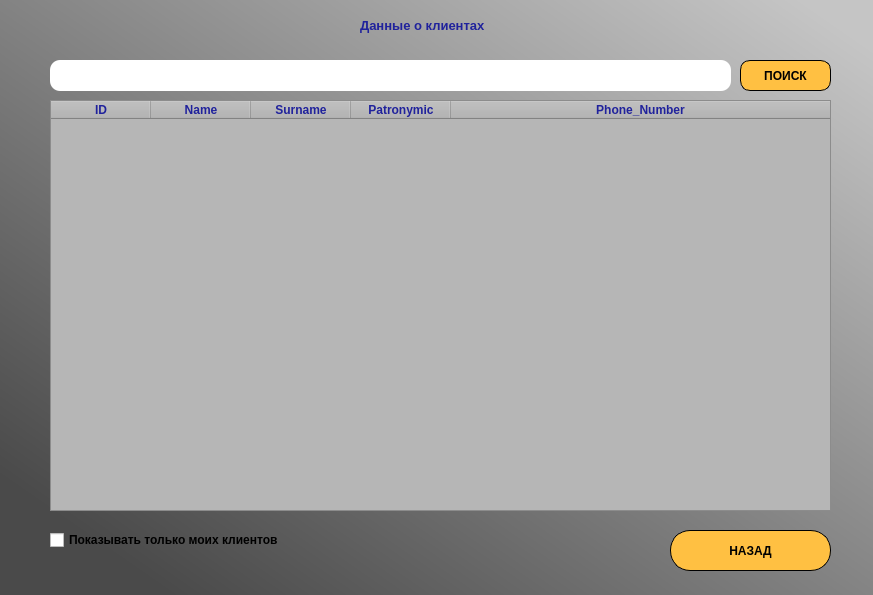
<?xml version="1.0" encoding="UTF-8"?>
<ui version="4.0">
 <class>NotaryClientViewWindow</class>
 <widget class="QMainWindow" name="NotaryClientViewWindow">
  <property name="geometry">
   <rect>
    <x>0</x>
    <y>0</y>
    <width>873</width>
    <height>595</height>
   </rect>
  </property>
  <property name="windowTitle">
   <string>MainWindow</string>
  </property>
  <widget class="QWidget" name="centralwidget">
   <widget class="QLabel" name="label">
    <property name="geometry">
     <rect>
      <x>-6</x>
      <y>-5</y>
      <width>881</width>
      <height>601</height>
     </rect>
    </property>
    <property name="styleSheet">
     <string notr="true">background-color: qlineargradient(spread:reflect, x1:0.0201244, y1:0.96, x2:1, y2:0, stop:0.0746269 rgba(74, 74, 74, 255), stop:0.950249 rgba(197, 197, 197, 255));</string>
    </property>
    <property name="text">
     <string/>
    </property>
   </widget>
   <widget class="QTableWidget" name="clientsTable">
    <property name="geometry">
     <rect>
      <x>50</x>
      <y>100</y>
      <width>781</width>
      <height>411</height>
     </rect>
    </property>
    <property name="font">
     <font>
      <weight>75</weight>
      <bold>true</bold>
     </font>
    </property>
    <property name="styleSheet">
     <string notr="true">background-color: rgb(182, 182, 182);</string>
    </property>
    <property name="editTriggers">
     <set>QAbstractItemView::NoEditTriggers</set>
    </property>
    <property name="tabKeyNavigation">
     <bool>false</bool>
    </property>
    <property name="showDropIndicator" stdset="0">
     <bool>false</bool>
    </property>
    <property name="dragDropOverwriteMode">
     <bool>false</bool>
    </property>
    <property name="alternatingRowColors">
     <bool>false</bool>
    </property>
    <property name="selectionMode">
     <enum>QAbstractItemView::ExtendedSelection</enum>
    </property>
    <property name="showGrid">
     <bool>true</bool>
    </property>
    <property name="gridStyle">
     <enum>Qt::SolidLine</enum>
    </property>
    <property name="sortingEnabled">
     <bool>false</bool>
    </property>
    <property name="wordWrap">
     <bool>false</bool>
    </property>
    <property name="cornerButtonEnabled">
     <bool>false</bool>
    </property>
    <attribute name="horizontalHeaderVisible">
     <bool>true</bool>
    </attribute>
    <attribute name="horizontalHeaderShowSortIndicator" stdset="0">
     <bool>false</bool>
    </attribute>
    <attribute name="horizontalHeaderStretchLastSection">
     <bool>true</bool>
    </attribute>
    <attribute name="verticalHeaderCascadingSectionResizes">
     <bool>false</bool>
    </attribute>
    <attribute name="verticalHeaderStretchLastSection">
     <bool>false</bool>
    </attribute>
    <column>
     <property name="text">
      <string>ID</string>
     </property>
     <property name="font">
      <font>
       <weight>75</weight>
       <bold>true</bold>
      </font>
     </property>
     <property name="foreground">
      <brush brushstyle="SolidPattern">
       <color alpha="255">
        <red>32</red>
        <green>34</green>
        <blue>156</blue>
       </color>
      </brush>
     </property>
    </column>
    <column>
     <property name="text">
      <string>Name</string>
     </property>
     <property name="font">
      <font>
       <weight>75</weight>
       <bold>true</bold>
      </font>
     </property>
     <property name="foreground">
      <brush brushstyle="SolidPattern">
       <color alpha="255">
        <red>32</red>
        <green>34</green>
        <blue>156</blue>
       </color>
      </brush>
     </property>
    </column>
    <column>
     <property name="text">
      <string>Surname</string>
     </property>
     <property name="font">
      <font>
       <weight>75</weight>
       <bold>true</bold>
      </font>
     </property>
     <property name="foreground">
      <brush brushstyle="SolidPattern">
       <color alpha="255">
        <red>32</red>
        <green>34</green>
        <blue>156</blue>
       </color>
      </brush>
     </property>
    </column>
    <column>
     <property name="text">
      <string>Patronymic</string>
     </property>
     <property name="font">
      <font>
       <weight>75</weight>
       <bold>true</bold>
      </font>
     </property>
     <property name="foreground">
      <brush brushstyle="SolidPattern">
       <color alpha="255">
        <red>32</red>
        <green>34</green>
        <blue>156</blue>
       </color>
      </brush>
     </property>
    </column>
    <column>
     <property name="text">
      <string>Phone_Number</string>
     </property>
     <property name="font">
      <font>
       <weight>75</weight>
       <bold>true</bold>
      </font>
     </property>
     <property name="foreground">
      <brush brushstyle="SolidPattern">
       <color alpha="255">
        <red>32</red>
        <green>34</green>
        <blue>156</blue>
       </color>
      </brush>
     </property>
    </column>
   </widget>
   <widget class="QPushButton" name="backBtn">
    <property name="geometry">
     <rect>
      <x>670</x>
      <y>530</y>
      <width>161</width>
      <height>41</height>
     </rect>
    </property>
    <property name="font">
     <font>
      <weight>75</weight>
      <bold>true</bold>
     </font>
    </property>
    <property name="styleSheet">
     <string notr="true">border-color: rgb(255, 249, 62);
border-radius: 20px;
background-color: rgb(255, 192, 66);
border: 1px solid #000000</string>
    </property>
    <property name="text">
     <string>НАЗАД</string>
    </property>
   </widget>
   <widget class="QLabel" name="label_2">
    <property name="geometry">
     <rect>
      <x>360</x>
      <y>10</y>
      <width>181</width>
      <height>31</height>
     </rect>
    </property>
    <property name="font">
     <font>
      <pointsize>10</pointsize>
      <weight>75</weight>
      <bold>true</bold>
     </font>
    </property>
    <property name="styleSheet">
     <string notr="true">color: rgb(32, 34, 156);</string>
    </property>
    <property name="text">
     <string>Данные о клиентах</string>
    </property>
   </widget>
   <widget class="QCheckBox" name="onlyNotaryBox">
    <property name="geometry">
     <rect>
      <x>50</x>
      <y>530</y>
      <width>271</width>
      <height>20</height>
     </rect>
    </property>
    <property name="font">
     <font>
      <weight>75</weight>
      <bold>true</bold>
     </font>
    </property>
    <property name="styleSheet">
     <string notr="true"/>
    </property>
    <property name="text">
     <string>Показывать только моих клиентов</string>
    </property>
   </widget>
   <widget class="QLineEdit" name="searchEdit">
    <property name="geometry">
     <rect>
      <x>50</x>
      <y>60</y>
      <width>681</width>
      <height>31</height>
     </rect>
    </property>
    <property name="styleSheet">
     <string notr="true">border-radius: 10px;</string>
    </property>
   </widget>
   <widget class="QPushButton" name="searchBtn">
    <property name="geometry">
     <rect>
      <x>740</x>
      <y>60</y>
      <width>91</width>
      <height>31</height>
     </rect>
    </property>
    <property name="font">
     <font>
      <weight>75</weight>
      <bold>true</bold>
     </font>
    </property>
    <property name="styleSheet">
     <string notr="true">border-color: rgb(255, 249, 62);
border-radius: 10px;
background-color: rgb(255, 192, 66);
border: 1px solid #000000</string>
    </property>
    <property name="text">
     <string>ПОИСК</string>
    </property>
   </widget>
  </widget>
 </widget>
 <resources/>
 <connections/>
</ui>
